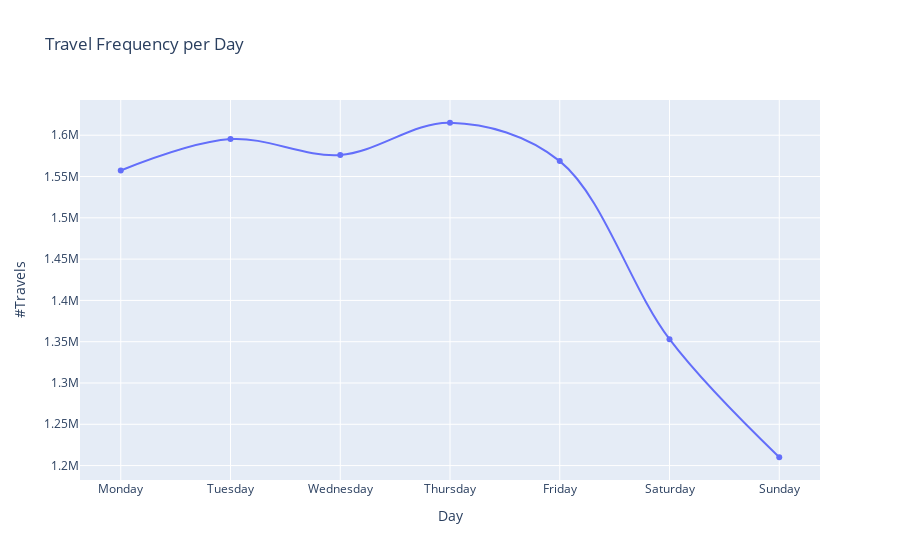

Source (notebook cell):
### Code cell
import plotly
from plotly import graph_objs as go
plotly.offline.init_notebook_mode(connected=True)
plotly.offline.iplot({
    "data": [go.Scatter(x=df_week['index'], y=df_week['Count'], name='Start month', line_shape='spline')], 
    "layout": go.Layout(title='Travel Frequency per Day',xaxis=dict(title='Day'), yaxis=dict(title='#Travels'))
})

### Figure 1 — Plotly figure (JSON) as saved in the notebook; plotly's stock layout.template omitted (floating-point values rounded to 4 significant figures)
{"data": [{"line": {"shape": "spline"}, "name": "Start month", "type": "scatter", "x": ["Monday", "Tuesday", "Wednesday", "Thursday", "Friday", "Saturday", "Sunday"], "y": [1557336, 1595352, 1576121, 1615112, 1568668, 1353046, 1210093]}], "layout": {"title": {"text": "Travel Frequency per Day"}, "xaxis": {"title": {"text": "Day"}}, "yaxis": {"title": {"text": "#Travels"}}}}
